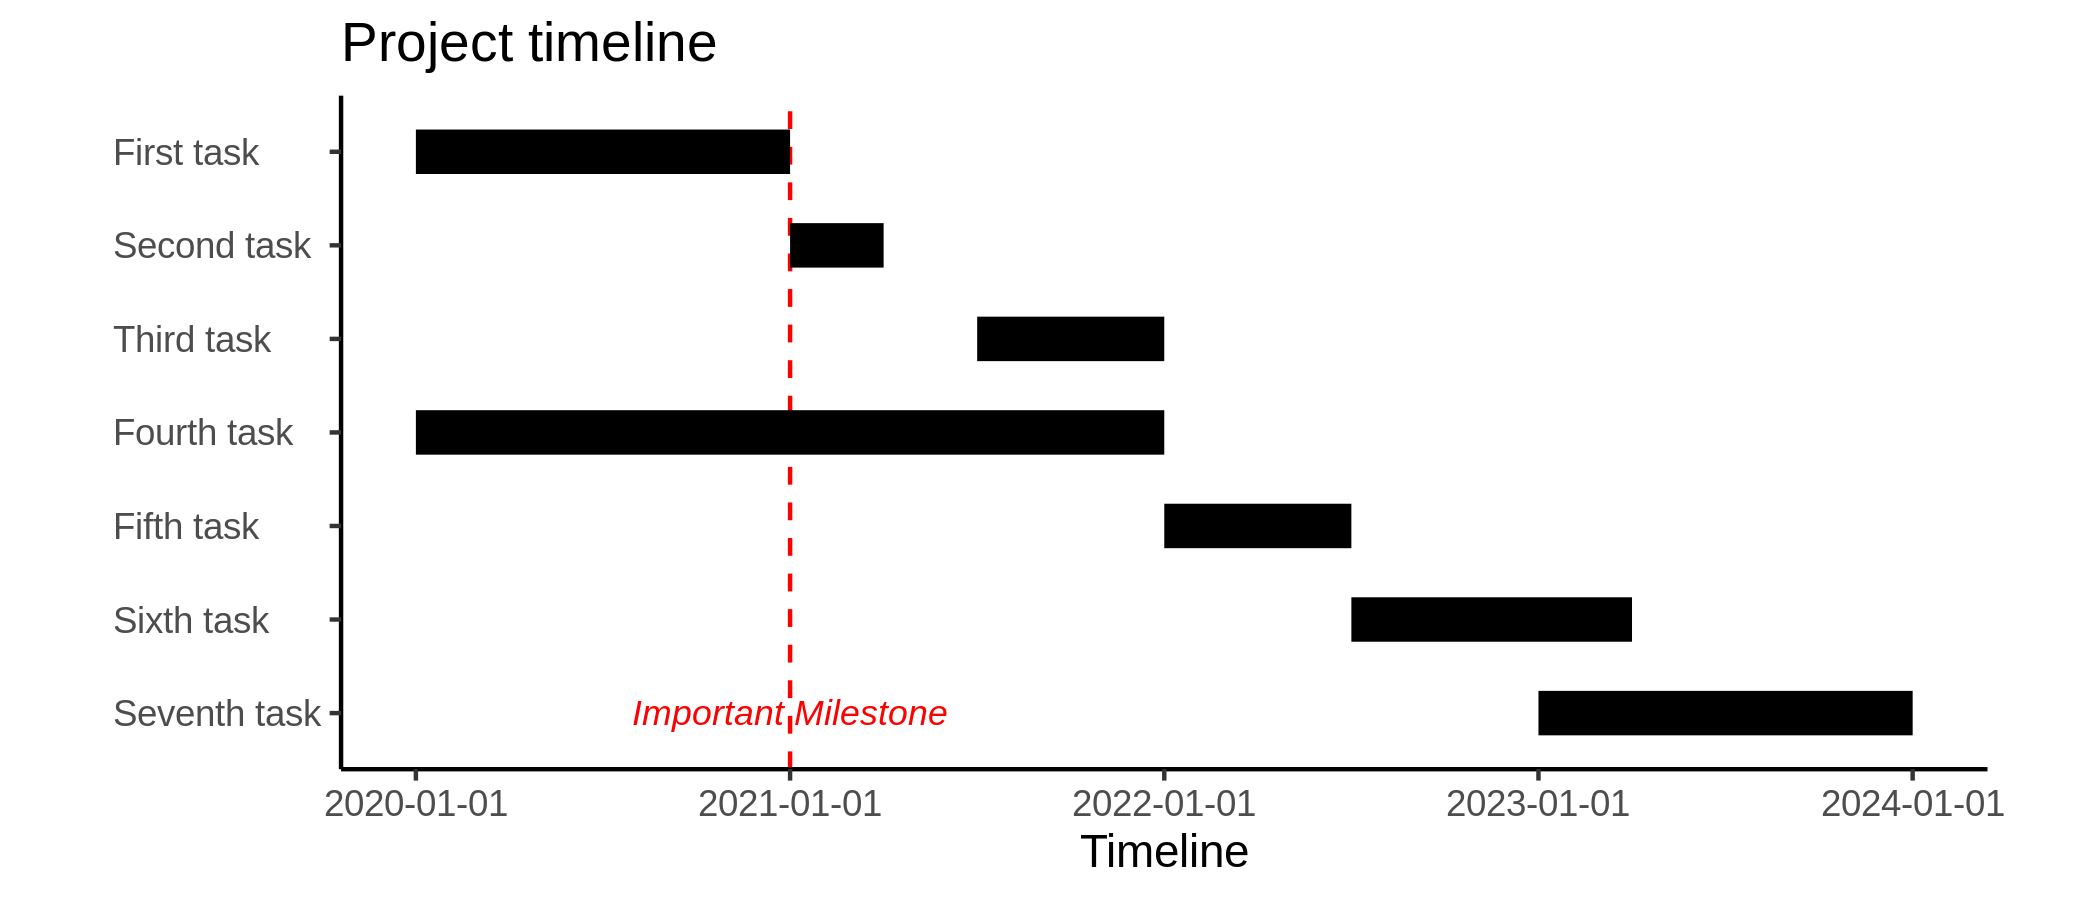

The R source for this figure:
library("ggplot2")
library("tidyr")

# Timeline data
timeline = read.csv("timeline.csv", stringsAsFactors = FALSE)
timeline$name = factor(timeline$name, levels = rev(timeline$name)) # Preserve the order of the steps in the csv

timeline = pivot_longer(timeline, cols = start:end, names_to = "time") # Needed modification for ggplot

# Where the x-axis labels should be placed and what they should say
labels <- read.csv("labels.csv", stringsAsFactors = FALSE)

# Plot
ggplot(timeline, aes(value, name)) +
  geom_vline(xintercept = 1, linetype = "dashed", colour = "red") + # How to add vertical line for important dates/milestones
  geom_line(size = 5) +
  annotate("text", x = c(1), y = c(1),
           label = c("Important Milestone"),
           fontface = 3, size = 3, color = "red") + # Annotations for one or more items. In this case, it's for the vertical line
  labs(x = "Timeline", y = NULL, title = "Project timeline") +
  scale_x_continuous(breaks = labels$x, labels = labels$lab) +
  theme_classic() +
  theme(axis.text.y = element_text(hjust = 0)) + # Left aligns y-axis labels
  coord_fixed(ratio = 0.25) # Essentially compresses the graph vertically


ggsave("gantt.png", width = 7, height = 3) # Set dimensions to how big the figure should be if printed (default: inches)
  